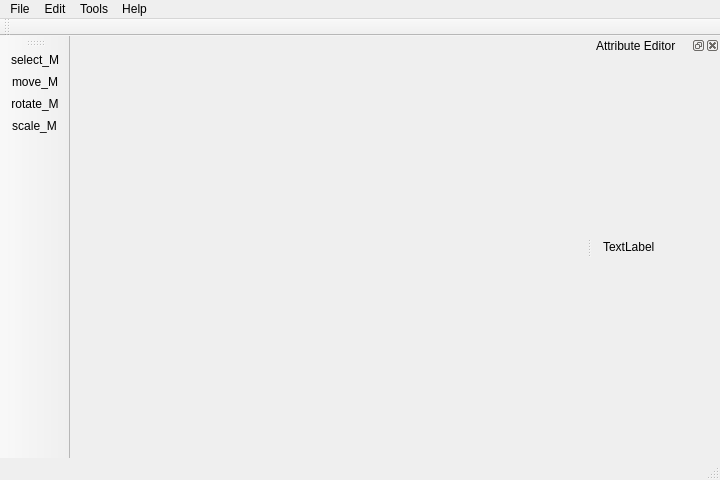
<?xml version="1.0" encoding="UTF-8"?>
<ui version="4.0">
 <class>MainWindowClass</class>
 <widget class="QMainWindow" name="MainWindowClass">
  <property name="geometry">
   <rect>
    <x>0</x>
    <y>0</y>
    <width>720</width>
    <height>480</height>
   </rect>
  </property>
  <property name="windowTitle">
   <string>MainWindow</string>
  </property>
  <property name="styleSheet">
   <string notr="true"/>
  </property>
  <widget class="QWidget" name="centralWidget">
   <layout class="QHBoxLayout" name="horizontalLayout">
    <item>
     <layout class="QVBoxLayout" name="ogl_layout"/>
    </item>
   </layout>
  </widget>
  <widget class="QMenuBar" name="menuBar">
   <property name="geometry">
    <rect>
     <x>0</x>
     <y>0</y>
     <width>720</width>
     <height>21</height>
    </rect>
   </property>
   <widget class="QMenu" name="menuFile">
    <property name="title">
     <string>File</string>
    </property>
    <addaction name="actionNew"/>
    <addaction name="actionOpen"/>
    <addaction name="separator"/>
    <addaction name="actionQuit"/>
   </widget>
   <widget class="QMenu" name="menuEdit">
    <property name="title">
     <string>Edit</string>
    </property>
   </widget>
   <widget class="QMenu" name="menuTools">
    <property name="title">
     <string>Tools</string>
    </property>
   </widget>
   <widget class="QMenu" name="menuHelp">
    <property name="title">
     <string>Help</string>
    </property>
    <addaction name="actionAbout"/>
   </widget>
   <addaction name="menuFile"/>
   <addaction name="menuEdit"/>
   <addaction name="menuTools"/>
   <addaction name="menuHelp"/>
  </widget>
  <widget class="QToolBar" name="mainToolBar">
   <attribute name="toolBarArea">
    <enum>LeftToolBarArea</enum>
   </attribute>
   <attribute name="toolBarBreak">
    <bool>false</bool>
   </attribute>
   <addaction name="actionSelect_M"/>
   <addaction name="actionMove_M"/>
   <addaction name="actionRotate_M"/>
   <addaction name="actionScale_M"/>
  </widget>
  <widget class="QStatusBar" name="statusBar"/>
  <widget class="QToolBar" name="toolBar">
   <property name="windowTitle">
    <string>toolBar</string>
   </property>
   <attribute name="toolBarArea">
    <enum>TopToolBarArea</enum>
   </attribute>
   <attribute name="toolBarBreak">
    <bool>false</bool>
   </attribute>
  </widget>
  <widget class="QDockWidget" name="attr_editor">
   <property name="windowTitle">
    <string>Attribute Editor</string>
   </property>
   <attribute name="dockWidgetArea">
    <number>2</number>
   </attribute>
   <widget class="QWidget" name="dockWidgetContents">
    <layout class="QVBoxLayout" name="verticalLayout">
     <item>
      <widget class="QLabel" name="label">
       <property name="text">
        <string>TextLabel</string>
       </property>
      </widget>
     </item>
     <item>
      <spacer name="horizontalSpacer">
       <property name="orientation">
        <enum>Qt::Horizontal</enum>
       </property>
       <property name="sizeType">
        <enum>QSizePolicy::MinimumExpanding</enum>
       </property>
       <property name="sizeHint" stdset="0">
        <size>
         <width>106</width>
         <height>20</height>
        </size>
       </property>
      </spacer>
     </item>
    </layout>
   </widget>
  </widget>
  <action name="actionNew">
   <property name="text">
    <string>New</string>
   </property>
   <property name="shortcut">
    <string>Ctrl+N</string>
   </property>
  </action>
  <action name="actionOpen">
   <property name="text">
    <string>Open</string>
   </property>
   <property name="shortcut">
    <string>Ctrl+O</string>
   </property>
  </action>
  <action name="actionQuit">
   <property name="text">
    <string>Quit</string>
   </property>
   <property name="shortcut">
    <string>Ctrl+Q</string>
   </property>
  </action>
  <action name="actionAbout">
   <property name="text">
    <string>About</string>
   </property>
  </action>
  <action name="actionMove_M">
   <property name="icon">
    <iconset resource="MainWindow.qrc">
     <normaloff>:/icons/move_M.png</normaloff>:/icons/move_M.png</iconset>
   </property>
   <property name="text">
    <string>move_M</string>
   </property>
   <property name="toolTip">
    <string>Move Tool</string>
   </property>
  </action>
  <action name="actionScale_M">
   <property name="icon">
    <iconset resource="MainWindow.qrc">
     <normaloff>:/icons/scale_M.png</normaloff>:/icons/scale_M.png</iconset>
   </property>
   <property name="text">
    <string>scale_M</string>
   </property>
   <property name="toolTip">
    <string>Scale Tool</string>
   </property>
  </action>
  <action name="actionRotate_M">
   <property name="icon">
    <iconset resource="MainWindow.qrc">
     <normaloff>:/icons/rotate_M.png</normaloff>:/icons/rotate_M.png</iconset>
   </property>
   <property name="text">
    <string>rotate_M</string>
   </property>
   <property name="toolTip">
    <string>Rotate Tool</string>
   </property>
  </action>
  <action name="actionSelect_M">
   <property name="icon">
    <iconset resource="MainWindow.qrc">
     <normaloff>:/icons/aselect.png</normaloff>:/icons/aselect.png</iconset>
   </property>
   <property name="text">
    <string>select_M</string>
   </property>
   <property name="toolTip">
    <string>Select Tool</string>
   </property>
  </action>
 </widget>
 <layoutdefault spacing="6" margin="11"/>
 <resources>
  <include location="MainWindow.qrc"/>
 </resources>
 <connections/>
</ui>
